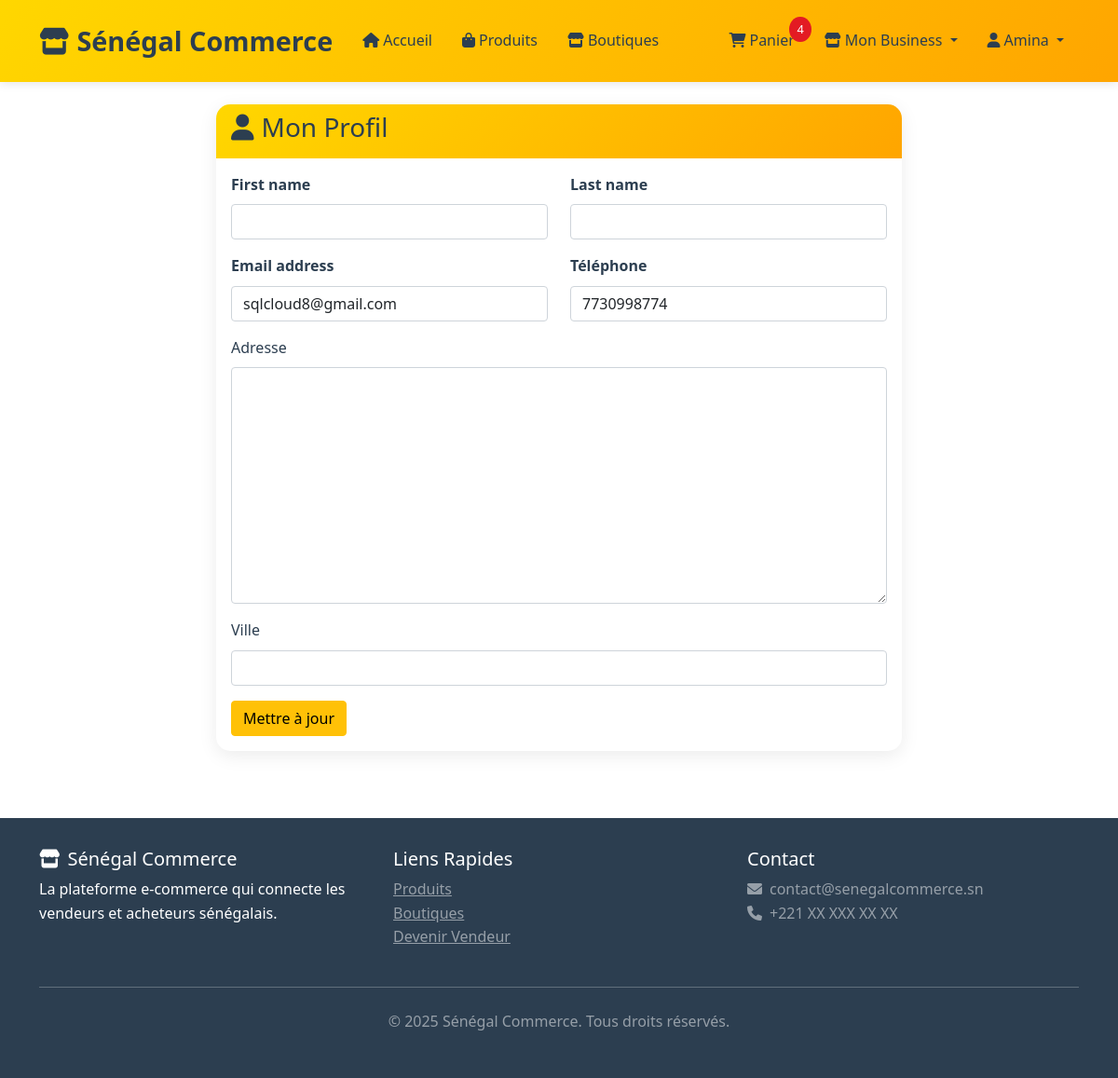
The app's page /accounts/profile/ (signed in) with its own data.
### accounts/models.py (models this page shows, shortened)
class CustomUser(AbstractUser):
    USER_TYPE_CHOICES = [
        ('customer', 'Client'),
        ('vendor', 'Vendeur'),
    ]
    user_type = models.CharField(
        max_length=10,
        choices=USER_TYPE_CHOICES,
        default='customer',
        verbose_name="Type d'utilisateur"
    )
    phone = models.CharField(
        max_length=20,
        blank=True,
        null=True,
        verbose_name="Téléphone"
    )
    address = models.TextField(
        blank=True,
        null=True,
        verbose_name="Adresse"
    )
    city = models.CharField(
        max_length=100,
        blank=True,
        null=True,
        verbose_name="Ville"
    )
    created_at = models.DateTimeField(auto_now_add=True)
    updated_at = models.DateTimeField(auto_now=True)
    class Meta:
        verbose_name = "Utilisateur"
        verbose_name_plural = "Utilisateurs"

### accounts/views.py (the view)
# urls.py: path('profile/', views.profile_view, name='profile'),
@login_required
def profile_view(request):
    if request.method == 'POST':
        form = UserProfileForm(request.POST, instance=request.user)
        if form.is_valid():
            form.save()
            messages.success(request, 'Profil mis à jour avec succès !')
            return redirect('profile')
    else:
        form = UserProfileForm(instance=request.user)
    return render(request, 'accounts/profile.html', {'form': form})

### accounts/forms.py
class UserProfileForm(forms.ModelForm):
    class Meta:
        model = CustomUser
        fields = ['first_name', 'last_name', 'email', 'phone', 'address', 'city']
    def __init__(self, *args, **kwargs):
        super().__init__(*args, **kwargs)
        self.helper = FormHelper()
        self.helper.layout = Layout(
            Row(
                Column('first_name', css_class='form-group col-md-6 mb-0'),
                Column('last_name', css_class='form-group col-md-6 mb-0'),
                css_class='form-row'
            ),
            Row(
                Column('email', css_class='form-group col-md-6 mb-0'),
                Column('phone', css_class='form-group col-md-6 mb-0'),
                css_class='form-row'
            ),
            Field('address'),
            Field('city'),
            Submit('submit', 'Mettre à jour', css_class='btn btn-warning')
        )

### customers/context_processors.py (called while the page is built)
def cart_count(request):
    if request.user.is_authenticated:
        try:
            cart = Cart.objects.get(user=request.user)
            count = cart.total_items
            return {
                'cart_item_count': count,
                'car_item_count': count, # support de la faute de frappe dans base.html
            }
        except Cart.DoesNotExist:
            pass
    return {
        'cart_item_count': 0,
        'car_item_count': 0,
    }

### customers/models.py (called while the page is built)
    @property
    def total_items(self):
        return sum(item.quantity for item in self.items.all())

### templates/accounts/profile.html (shortened to what this page needs)
{% extends 'base.html' %}
{% load crispy_forms_tags %}
{% block content %}
<div class="container py-4">
    <div class="row justify-content-center">
        <div class="col-md-8">
            <div class="card card-senegal">
                <div class="card-header card-header-senegal">
                    <h3><i class="fas fa-user me-2"></i>Mon Profil</h3>
                </div>
                <div class="card-body">
                    {% if form %}
                        {% crispy form %}
                    {% endif %}
                </div>
            </div>
        </div>
    </div>
</div>
{% endblock %}

### templates/base.html (shortened to what this page needs)
<!DOCTYPE html>
<html lang="fr">
{% load static %}
<head>
    <link href="https://cdn.jsdelivr.net/npm/bootstrap@5.1.3/dist/css/bootstrap.min.css" rel="stylesheet">
    <link href="https://cdnjs.cloudflare.com/ajax/libs/font-awesome/6.0.0/css/all.min.css" rel="stylesheet">
    <link href="{% static 'css/style.css' %}" rel="stylesheet">
</head>
<body>
    <nav class="navbar navbar-expand-lg navbar-light">
        <div class="container">
            <a class="navbar-brand" href="{% url 'home' %}">
                <i class="fas fa-store me-2"></i>Sénégal Commerce
            </a>
            <div class="collapse navbar-collapse" id="navbarNav">
                <ul class="navbar-nav me-auto">
                    <li class="nav-item">
                        <a class="nav-link" href="{% url 'home' %}">
                            <i class="fas fa-home me-1"></i>Accueil
                        </a>
                    </li>
                    <li class="nav-item">
                        <a class="nav-link" href="{% url 'product_list' %}">
                            <i class="fas fa-shopping-bag me-1"></i>Produits
                        </a>
                    </li>
                    <li class="nav-item">
                        <a class="nav-link" href="{% url 'shop_list' %}">
                            <i class="fas fa-store me-1"></i>Boutiques
                        </a>
                    </li>
                </ul>
                <ul class="navbar-nav">
                    {% if user.is_authenticated %}
                        <li class="nav-item position-relative">
                            <a class="nav-link position-relative" href="{% url 'cart_view' %}">
                                <i class="fas fa-shopping-cart me-1"></i>Panier
                                {% if car_item_count > 0 %}
                                    <span class="cart-badge">
                                         {{ cart_item_count }}
                                        </span>
                                {% endif %}
                            </a>
                        </li>
                        {% if user.user_type == 'vendor' %}
                            <li class="nav-item dropdown">
                                <a class="nav-link dropdown-toggle" href="#" id="vendorDropdown" role="button" data-bs-toggle="dropdown">
                                    <i class="fas fa-store me-1"></i>Mon Business
                                </a>
                            </li>
                        {% endif %}
                        <li class="nav-item dropdown">
                            <a class="nav-link dropdown-toggle" href="#" id="userDropdown" role="button" data-bs-toggle="dropdown">
                                <i class="fas fa-user me-1"></i>{{ user.username }}
                            </a>
                        </li>
                    {% endif %}
                </ul>
            </div>
        </div>
    </nav>
    <main>
        {% block content %}
        {% endblock %}
    </main>
    <footer class="footer mt-5">
        <div class="container">
            <div class="row">
                <div class="col-md-4">
                    <h5><i class="fas fa-store me-2"></i>Sénégal Commerce</h5>
                    <p>La plateforme e-commerce qui connecte les vendeurs et acheteurs sénégalais.</p>
                </div>
                <div class="col-md-4">
                    <h5>Liens Rapides</h5>
                    <ul class="list-unstyled">
                        <li><a href="{% url 'product_list' %}" class="text-white-50">Produits</a></li>
                        <li><a href="{% url 'shop_list' %}" class="text-white-50">Boutiques</a></li>
                        <li><a href="{% url 'signup' %}" class="text-white-50">Devenir Vendeur</a></li>
                    </ul>
                </div>
                <div class="col-md-4">
                    <h5>Contact</h5>
                    <p class="text-white-50">
                        <i class="fas fa-envelope me-2"></i>contact@senegalcommerce.sn<br>
                        <i class="fas fa-phone me-2"></i>+221 XX XXX XX XX
                    </p>
                </div>
            </div>
            <hr class="my-4">
            <div class="text-center">
                <p class="text-white-50">&copy; 2025 Sénégal Commerce. Tous droits réservés.</p>
            </div>
        </div>
    </footer>
</body>
</html>

### static/css/style.css (style rules this page uses)
:root { --senegal-yellow: #FFD700; --senegal-green: #00A651; --senegal-red: #E31B23; --senegal-white: #FFFFFF; --senegal-dark: #2C3E50; --senegal-light-gray: #F8F9FA; }
* { margin: 0; padding: 0; box-sizing: border-box; }
body { font-family: 'Segoe UI', Tahoma, Geneva, Verdana, sans-serif; line-height: 1.6; color: var(--senegal-dark); background-color: var(--senegal-white); }
.navbar { background: linear-gradient(135deg, var(--senegal-yellow) 0%, #FFA500 100%); box-shadow: 0 2px 10px rgba(0,0,0,0.1); padding: 1rem 0; background-color: #004080 }
.navbar-brand { font-weight: bold; font-size: 1.8rem; color: var(--senegal-dark) !important; }
.navbar-nav .nav-link { color: var(--senegal-dark) !important; font-weight: 500; margin: 0 0.5rem; transition: all 0.3s ease; }
.card-senegal { border: none; border-radius: 15px; box-shadow: 0 5px 20px rgba(0,0,0,0.08); transition: all 0.3s ease; overflow: hidden; }
.card-header-senegal { background: linear-gradient(135deg, var(--senegal-yellow), #FFA500); color: var(--senegal-dark); font-weight: 600; border: none; }
.footer { background-color: var(--senegal-dark); color: white; padding: 2rem 0; margin-top: 4rem; }
.form-group label { font-weight: 600; color: var(--senegal-dark); }
.cart-badge { background-color: var(--senegal-red); color: white; border-radius: 50%; padding: 0.2rem 0.5rem; font-size: 0.8rem; position: absolute; top: -5px; right: -10px; }

### records on screen
CustomUser: username "Amina", email "sqlcloud8@gmail.com", phone "7730998774"

### other values on screen
{{ cart_item_count }} "4"
